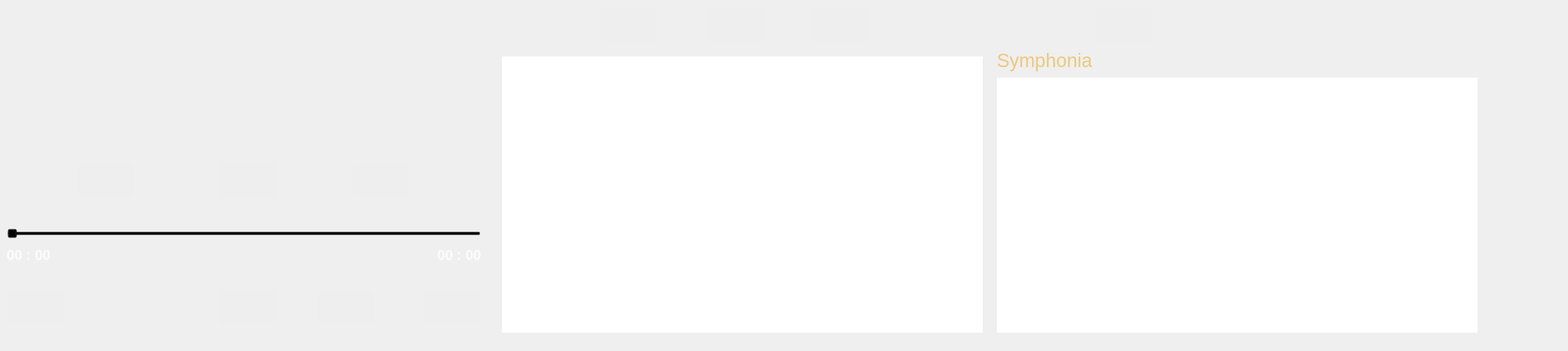
<?xml version="1.0" encoding="UTF-8"?>
<ui version="4.0">
 <class>pyMP3</class>
 <widget class="QMainWindow" name="pyMP3">
  <property name="geometry">
   <rect>
    <x>0</x>
    <y>0</y>
    <width>2221</width>
    <height>497</height>
   </rect>
  </property>
  <property name="windowTitle">
   <string>mp3</string>
  </property>
  <property name="styleSheet">
   <string notr="true"/>
  </property>
  <widget class="QWidget" name="centralwidget">
   <property name="styleSheet">
    <string notr="true"/>
   </property>
   <widget class="QWidget" name="page1" native="true">
    <property name="geometry">
     <rect>
      <x>0</x>
      <y>0</y>
      <width>700</width>
      <height>480</height>
     </rect>
    </property>
    <property name="styleSheet">
     <string notr="true">border: 0px</string>
    </property>
    <widget class="QSlider" name="musicSlider">
     <property name="geometry">
      <rect>
       <x>10</x>
       <y>320</y>
       <width>671</width>
       <height>22</height>
      </rect>
     </property>
     <property name="styleSheet">
      <string notr="true">border-width: 0px; background: transparent;</string>
     </property>
     <property name="orientation">
      <enum>Qt::Horizontal</enum>
     </property>
    </widget>
    <widget class="QToolButton" name="btn_Like">
     <property name="geometry">
      <rect>
       <x>310</x>
       <y>410</y>
       <width>80</width>
       <height>50</height>
      </rect>
     </property>
     <property name="styleSheet">
      <string notr="true">background-image: url(./images/like_False.png);background-repeat: none; background-color: #eeeeee; border-radius: 5px; border: 0px;background-position: center</string>
     </property>
     <property name="text">
      <string/>
     </property>
     <property name="toolButtonStyle">
      <enum>Qt::ToolButtonFollowStyle</enum>
     </property>
    </widget>
    <widget class="QLabel" name="lbl_Time_pos">
     <property name="geometry">
      <rect>
       <x>10</x>
       <y>350</y>
       <width>61</width>
       <height>21</height>
      </rect>
     </property>
     <property name="palette">
      <palette>
       <active>
        <colorrole role="WindowText">
         <brush brushstyle="SolidPattern">
          <color alpha="255">
           <red>252</red>
           <green>252</green>
           <blue>252</blue>
          </color>
         </brush>
        </colorrole>
        <colorrole role="Button">
         <brush brushstyle="SolidPattern">
          <color alpha="0">
           <red>0</red>
           <green>0</green>
           <blue>0</blue>
          </color>
         </brush>
        </colorrole>
        <colorrole role="Base">
         <brush brushstyle="SolidPattern">
          <color alpha="0">
           <red>0</red>
           <green>0</green>
           <blue>0</blue>
          </color>
         </brush>
        </colorrole>
        <colorrole role="Window">
         <brush brushstyle="SolidPattern">
          <color alpha="0">
           <red>0</red>
           <green>0</green>
           <blue>0</blue>
          </color>
         </brush>
        </colorrole>
       </active>
       <inactive>
        <colorrole role="WindowText">
         <brush brushstyle="SolidPattern">
          <color alpha="255">
           <red>252</red>
           <green>252</green>
           <blue>252</blue>
          </color>
         </brush>
        </colorrole>
        <colorrole role="Button">
         <brush brushstyle="SolidPattern">
          <color alpha="0">
           <red>0</red>
           <green>0</green>
           <blue>0</blue>
          </color>
         </brush>
        </colorrole>
        <colorrole role="Base">
         <brush brushstyle="SolidPattern">
          <color alpha="0">
           <red>0</red>
           <green>0</green>
           <blue>0</blue>
          </color>
         </brush>
        </colorrole>
        <colorrole role="Window">
         <brush brushstyle="SolidPattern">
          <color alpha="0">
           <red>0</red>
           <green>0</green>
           <blue>0</blue>
          </color>
         </brush>
        </colorrole>
       </inactive>
       <disabled>
        <colorrole role="WindowText">
         <brush brushstyle="SolidPattern">
          <color alpha="255">
           <red>127</red>
           <green>127</green>
           <blue>127</blue>
          </color>
         </brush>
        </colorrole>
        <colorrole role="Button">
         <brush brushstyle="SolidPattern">
          <color alpha="0">
           <red>0</red>
           <green>0</green>
           <blue>0</blue>
          </color>
         </brush>
        </colorrole>
        <colorrole role="Base">
         <brush brushstyle="SolidPattern">
          <color alpha="0">
           <red>0</red>
           <green>0</green>
           <blue>0</blue>
          </color>
         </brush>
        </colorrole>
        <colorrole role="Window">
         <brush brushstyle="SolidPattern">
          <color alpha="0">
           <red>0</red>
           <green>0</green>
           <blue>0</blue>
          </color>
         </brush>
        </colorrole>
       </disabled>
      </palette>
     </property>
     <property name="font">
      <font>
       <pointsize>15</pointsize>
       <weight>75</weight>
       <bold>true</bold>
      </font>
     </property>
     <property name="styleSheet">
      <string notr="true">background: transparent;</string>
     </property>
     <property name="text">
      <string>00 : 00</string>
     </property>
     <property name="alignment">
      <set>Qt::AlignCenter</set>
     </property>
    </widget>
    <widget class="QToolButton" name="btn_Forward">
     <property name="geometry">
      <rect>
       <x>500</x>
       <y>230</y>
       <width>80</width>
       <height>50</height>
      </rect>
     </property>
     <property name="styleSheet">
      <string notr="true">background-image: url(./images/forward.png);background-repeat: none; background-color: #eeeeee; border-radius: 5px; border: 0px;background-position: center</string>
     </property>
     <property name="text">
      <string/>
     </property>
     <property name="toolButtonStyle">
      <enum>Qt::ToolButtonFollowStyle</enum>
     </property>
    </widget>
    <widget class="QTLabel" name="lbl_Title">
     <property name="geometry">
      <rect>
       <x>10</x>
       <y>130</y>
       <width>671</width>
       <height>51</height>
      </rect>
     </property>
     <property name="palette">
      <palette>
       <active>
        <colorrole role="WindowText">
         <brush brushstyle="SolidPattern">
          <color alpha="255">
           <red>237</red>
           <green>200</green>
           <blue>126</blue>
          </color>
         </brush>
        </colorrole>
        <colorrole role="Button">
         <brush brushstyle="SolidPattern">
          <color alpha="0">
           <red>0</red>
           <green>0</green>
           <blue>0</blue>
          </color>
         </brush>
        </colorrole>
        <colorrole role="Text">
         <brush brushstyle="SolidPattern">
          <color alpha="255">
           <red>237</red>
           <green>200</green>
           <blue>126</blue>
          </color>
         </brush>
        </colorrole>
        <colorrole role="ButtonText">
         <brush brushstyle="SolidPattern">
          <color alpha="255">
           <red>237</red>
           <green>200</green>
           <blue>126</blue>
          </color>
         </brush>
        </colorrole>
        <colorrole role="Base">
         <brush brushstyle="SolidPattern">
          <color alpha="0">
           <red>0</red>
           <green>0</green>
           <blue>0</blue>
          </color>
         </brush>
        </colorrole>
        <colorrole role="Window">
         <brush brushstyle="SolidPattern">
          <color alpha="0">
           <red>0</red>
           <green>0</green>
           <blue>0</blue>
          </color>
         </brush>
        </colorrole>
       </active>
       <inactive>
        <colorrole role="WindowText">
         <brush brushstyle="SolidPattern">
          <color alpha="255">
           <red>237</red>
           <green>200</green>
           <blue>126</blue>
          </color>
         </brush>
        </colorrole>
        <colorrole role="Button">
         <brush brushstyle="SolidPattern">
          <color alpha="0">
           <red>0</red>
           <green>0</green>
           <blue>0</blue>
          </color>
         </brush>
        </colorrole>
        <colorrole role="Text">
         <brush brushstyle="SolidPattern">
          <color alpha="255">
           <red>237</red>
           <green>200</green>
           <blue>126</blue>
          </color>
         </brush>
        </colorrole>
        <colorrole role="ButtonText">
         <brush brushstyle="SolidPattern">
          <color alpha="255">
           <red>237</red>
           <green>200</green>
           <blue>126</blue>
          </color>
         </brush>
        </colorrole>
        <colorrole role="Base">
         <brush brushstyle="SolidPattern">
          <color alpha="0">
           <red>0</red>
           <green>0</green>
           <blue>0</blue>
          </color>
         </brush>
        </colorrole>
        <colorrole role="Window">
         <brush brushstyle="SolidPattern">
          <color alpha="0">
           <red>0</red>
           <green>0</green>
           <blue>0</blue>
          </color>
         </brush>
        </colorrole>
       </inactive>
       <disabled>
        <colorrole role="WindowText">
         <brush brushstyle="SolidPattern">
          <color alpha="255">
           <red>237</red>
           <green>200</green>
           <blue>126</blue>
          </color>
         </brush>
        </colorrole>
        <colorrole role="Button">
         <brush brushstyle="SolidPattern">
          <color alpha="0">
           <red>0</red>
           <green>0</green>
           <blue>0</blue>
          </color>
         </brush>
        </colorrole>
        <colorrole role="Text">
         <brush brushstyle="SolidPattern">
          <color alpha="255">
           <red>237</red>
           <green>200</green>
           <blue>126</blue>
          </color>
         </brush>
        </colorrole>
        <colorrole role="ButtonText">
         <brush brushstyle="SolidPattern">
          <color alpha="255">
           <red>237</red>
           <green>200</green>
           <blue>126</blue>
          </color>
         </brush>
        </colorrole>
        <colorrole role="Base">
         <brush brushstyle="SolidPattern">
          <color alpha="0">
           <red>0</red>
           <green>0</green>
           <blue>0</blue>
          </color>
         </brush>
        </colorrole>
        <colorrole role="Window">
         <brush brushstyle="SolidPattern">
          <color alpha="0">
           <red>0</red>
           <green>0</green>
           <blue>0</blue>
          </color>
         </brush>
        </colorrole>
       </disabled>
      </palette>
     </property>
     <property name="font">
      <font>
       <pointsize>20</pointsize>
       <weight>75</weight>
       <bold>true</bold>
      </font>
     </property>
     <property name="styleSheet">
      <string notr="true">background: transparent; color: #edc87e;</string>
     </property>
     <property name="text">
      <string/>
     </property>
     <property name="scaledContents">
      <bool>false</bool>
     </property>
     <property name="alignment">
      <set>Qt::AlignCenter</set>
     </property>
     <property name="wordWrap">
      <bool>false</bool>
     </property>
     <property name="textInteractionFlags">
      <set>Qt::NoTextInteraction</set>
     </property>
    </widget>
    <widget class="QLabel" name="lbl_Time_left">
     <property name="geometry">
      <rect>
       <x>620</x>
       <y>350</y>
       <width>61</width>
       <height>21</height>
      </rect>
     </property>
     <property name="palette">
      <palette>
       <active>
        <colorrole role="WindowText">
         <brush brushstyle="SolidPattern">
          <color alpha="255">
           <red>252</red>
           <green>252</green>
           <blue>252</blue>
          </color>
         </brush>
        </colorrole>
        <colorrole role="Button">
         <brush brushstyle="SolidPattern">
          <color alpha="0">
           <red>0</red>
           <green>0</green>
           <blue>0</blue>
          </color>
         </brush>
        </colorrole>
        <colorrole role="Base">
         <brush brushstyle="SolidPattern">
          <color alpha="0">
           <red>0</red>
           <green>0</green>
           <blue>0</blue>
          </color>
         </brush>
        </colorrole>
        <colorrole role="Window">
         <brush brushstyle="SolidPattern">
          <color alpha="0">
           <red>0</red>
           <green>0</green>
           <blue>0</blue>
          </color>
         </brush>
        </colorrole>
       </active>
       <inactive>
        <colorrole role="WindowText">
         <brush brushstyle="SolidPattern">
          <color alpha="255">
           <red>252</red>
           <green>252</green>
           <blue>252</blue>
          </color>
         </brush>
        </colorrole>
        <colorrole role="Button">
         <brush brushstyle="SolidPattern">
          <color alpha="0">
           <red>0</red>
           <green>0</green>
           <blue>0</blue>
          </color>
         </brush>
        </colorrole>
        <colorrole role="Base">
         <brush brushstyle="SolidPattern">
          <color alpha="0">
           <red>0</red>
           <green>0</green>
           <blue>0</blue>
          </color>
         </brush>
        </colorrole>
        <colorrole role="Window">
         <brush brushstyle="SolidPattern">
          <color alpha="0">
           <red>0</red>
           <green>0</green>
           <blue>0</blue>
          </color>
         </brush>
        </colorrole>
       </inactive>
       <disabled>
        <colorrole role="WindowText">
         <brush brushstyle="SolidPattern">
          <color alpha="255">
           <red>127</red>
           <green>127</green>
           <blue>127</blue>
          </color>
         </brush>
        </colorrole>
        <colorrole role="Button">
         <brush brushstyle="SolidPattern">
          <color alpha="0">
           <red>0</red>
           <green>0</green>
           <blue>0</blue>
          </color>
         </brush>
        </colorrole>
        <colorrole role="Base">
         <brush brushstyle="SolidPattern">
          <color alpha="0">
           <red>0</red>
           <green>0</green>
           <blue>0</blue>
          </color>
         </brush>
        </colorrole>
        <colorrole role="Window">
         <brush brushstyle="SolidPattern">
          <color alpha="0">
           <red>0</red>
           <green>0</green>
           <blue>0</blue>
          </color>
         </brush>
        </colorrole>
       </disabled>
      </palette>
     </property>
     <property name="font">
      <font>
       <pointsize>15</pointsize>
       <weight>75</weight>
       <bold>true</bold>
      </font>
     </property>
     <property name="styleSheet">
      <string notr="true">background: transparent;</string>
     </property>
     <property name="text">
      <string>00 : 00</string>
     </property>
     <property name="alignment">
      <set>Qt::AlignCenter</set>
     </property>
    </widget>
    <widget class="QTLabel" name="lbl_Album">
     <property name="geometry">
      <rect>
       <x>10</x>
       <y>80</y>
       <width>671</width>
       <height>31</height>
      </rect>
     </property>
     <property name="palette">
      <palette>
       <active>
        <colorrole role="WindowText">
         <brush brushstyle="SolidPattern">
          <color alpha="255">
           <red>252</red>
           <green>252</green>
           <blue>252</blue>
          </color>
         </brush>
        </colorrole>
        <colorrole role="Button">
         <brush brushstyle="SolidPattern">
          <color alpha="0">
           <red>0</red>
           <green>0</green>
           <blue>0</blue>
          </color>
         </brush>
        </colorrole>
        <colorrole role="Base">
         <brush brushstyle="SolidPattern">
          <color alpha="0">
           <red>0</red>
           <green>0</green>
           <blue>0</blue>
          </color>
         </brush>
        </colorrole>
        <colorrole role="Window">
         <brush brushstyle="SolidPattern">
          <color alpha="0">
           <red>0</red>
           <green>0</green>
           <blue>0</blue>
          </color>
         </brush>
        </colorrole>
       </active>
       <inactive>
        <colorrole role="WindowText">
         <brush brushstyle="SolidPattern">
          <color alpha="255">
           <red>252</red>
           <green>252</green>
           <blue>252</blue>
          </color>
         </brush>
        </colorrole>
        <colorrole role="Button">
         <brush brushstyle="SolidPattern">
          <color alpha="0">
           <red>0</red>
           <green>0</green>
           <blue>0</blue>
          </color>
         </brush>
        </colorrole>
        <colorrole role="Base">
         <brush brushstyle="SolidPattern">
          <color alpha="0">
           <red>0</red>
           <green>0</green>
           <blue>0</blue>
          </color>
         </brush>
        </colorrole>
        <colorrole role="Window">
         <brush brushstyle="SolidPattern">
          <color alpha="0">
           <red>0</red>
           <green>0</green>
           <blue>0</blue>
          </color>
         </brush>
        </colorrole>
       </inactive>
       <disabled>
        <colorrole role="WindowText">
         <brush brushstyle="SolidPattern">
          <color alpha="255">
           <red>127</red>
           <green>127</green>
           <blue>127</blue>
          </color>
         </brush>
        </colorrole>
        <colorrole role="Button">
         <brush brushstyle="SolidPattern">
          <color alpha="0">
           <red>0</red>
           <green>0</green>
           <blue>0</blue>
          </color>
         </brush>
        </colorrole>
        <colorrole role="Base">
         <brush brushstyle="SolidPattern">
          <color alpha="0">
           <red>0</red>
           <green>0</green>
           <blue>0</blue>
          </color>
         </brush>
        </colorrole>
        <colorrole role="Window">
         <brush brushstyle="SolidPattern">
          <color alpha="0">
           <red>0</red>
           <green>0</green>
           <blue>0</blue>
          </color>
         </brush>
        </colorrole>
       </disabled>
      </palette>
     </property>
     <property name="font">
      <font>
       <pointsize>20</pointsize>
       <weight>50</weight>
       <bold>false</bold>
      </font>
     </property>
     <property name="styleSheet">
      <string notr="true">background: transparent;</string>
     </property>
     <property name="text">
      <string/>
     </property>
     <property name="alignment">
      <set>Qt::AlignCenter</set>
     </property>
    </widget>
    <widget class="QToolButton" name="btn_Repeat">
     <property name="geometry">
      <rect>
       <x>600</x>
       <y>410</y>
       <width>80</width>
       <height>50</height>
      </rect>
     </property>
     <property name="styleSheet">
      <string notr="true">background-image: url(./images/repeat.png);background-repeat: none; background-color: #eeeeee; border-radius: 5px; border: 0px;background-position: center</string>
     </property>
     <property name="text">
      <string/>
     </property>
     <property name="toolButtonStyle">
      <enum>Qt::ToolButtonFollowStyle</enum>
     </property>
    </widget>
    <widget class="QToolButton" name="btn_Shuffle">
     <property name="geometry">
      <rect>
       <x>450</x>
       <y>410</y>
       <width>80</width>
       <height>50</height>
      </rect>
     </property>
     <property name="styleSheet">
      <string notr="true">background-image: url(./images/shuffle.png);background-repeat: none; background-color: #eeeeee; border-radius: 5px; border: 0px;background-position: center</string>
     </property>
     <property name="text">
      <string/>
     </property>
     <property name="toolButtonStyle">
      <enum>Qt::ToolButtonFollowStyle</enum>
     </property>
    </widget>
    <widget class="QToolButton" name="btn_Select">
     <property name="geometry">
      <rect>
       <x>10</x>
       <y>410</y>
       <width>80</width>
       <height>50</height>
      </rect>
     </property>
     <property name="styleSheet">
      <string notr="true">background-image: url(./images/folder.png);background-repeat: none; background-color: #eeeeee; border-radius: 5px; border: 0px;background-position: center</string>
     </property>
     <property name="text">
      <string/>
     </property>
     <property name="toolButtonStyle">
      <enum>Qt::ToolButtonFollowStyle</enum>
     </property>
    </widget>
    <widget class="QTLabel" name="lbl_Artist">
     <property name="geometry">
      <rect>
       <x>10</x>
       <y>30</y>
       <width>671</width>
       <height>31</height>
      </rect>
     </property>
     <property name="palette">
      <palette>
       <active>
        <colorrole role="WindowText">
         <brush brushstyle="SolidPattern">
          <color alpha="255">
           <red>252</red>
           <green>252</green>
           <blue>252</blue>
          </color>
         </brush>
        </colorrole>
        <colorrole role="Button">
         <brush brushstyle="SolidPattern">
          <color alpha="0">
           <red>0</red>
           <green>0</green>
           <blue>0</blue>
          </color>
         </brush>
        </colorrole>
        <colorrole role="Base">
         <brush brushstyle="SolidPattern">
          <color alpha="0">
           <red>0</red>
           <green>0</green>
           <blue>0</blue>
          </color>
         </brush>
        </colorrole>
        <colorrole role="Window">
         <brush brushstyle="SolidPattern">
          <color alpha="0">
           <red>0</red>
           <green>0</green>
           <blue>0</blue>
          </color>
         </brush>
        </colorrole>
       </active>
       <inactive>
        <colorrole role="WindowText">
         <brush brushstyle="SolidPattern">
          <color alpha="255">
           <red>252</red>
           <green>252</green>
           <blue>252</blue>
          </color>
         </brush>
        </colorrole>
        <colorrole role="Button">
         <brush brushstyle="SolidPattern">
          <color alpha="0">
           <red>0</red>
           <green>0</green>
           <blue>0</blue>
          </color>
         </brush>
        </colorrole>
        <colorrole role="Base">
         <brush brushstyle="SolidPattern">
          <color alpha="0">
           <red>0</red>
           <green>0</green>
           <blue>0</blue>
          </color>
         </brush>
        </colorrole>
        <colorrole role="Window">
         <brush brushstyle="SolidPattern">
          <color alpha="0">
           <red>0</red>
           <green>0</green>
           <blue>0</blue>
          </color>
         </brush>
        </colorrole>
       </inactive>
       <disabled>
        <colorrole role="WindowText">
         <brush brushstyle="SolidPattern">
          <color alpha="255">
           <red>127</red>
           <green>127</green>
           <blue>127</blue>
          </color>
         </brush>
        </colorrole>
        <colorrole role="Button">
         <brush brushstyle="SolidPattern">
          <color alpha="0">
           <red>0</red>
           <green>0</green>
           <blue>0</blue>
          </color>
         </brush>
        </colorrole>
        <colorrole role="Base">
         <brush brushstyle="SolidPattern">
          <color alpha="0">
           <red>0</red>
           <green>0</green>
           <blue>0</blue>
          </color>
         </brush>
        </colorrole>
        <colorrole role="Window">
         <brush brushstyle="SolidPattern">
          <color alpha="0">
           <red>0</red>
           <green>0</green>
           <blue>0</blue>
          </color>
         </brush>
        </colorrole>
       </disabled>
      </palette>
     </property>
     <property name="font">
      <font>
       <pointsize>20</pointsize>
       <weight>50</weight>
       <bold>false</bold>
      </font>
     </property>
     <property name="styleSheet">
      <string notr="true">background: transparent;</string>
     </property>
     <property name="text">
      <string/>
     </property>
     <property name="alignment">
      <set>Qt::AlignCenter</set>
     </property>
    </widget>
    <widget class="QLabel" name="backgroundImage">
     <property name="geometry">
      <rect>
       <x>0</x>
       <y>0</y>
       <width>700</width>
       <height>480</height>
      </rect>
     </property>
     <property name="text">
      <string/>
     </property>
    </widget>
    <widget class="QToolButton" name="btn_Backward">
     <property name="geometry">
      <rect>
       <x>110</x>
       <y>230</y>
       <width>80</width>
       <height>50</height>
      </rect>
     </property>
     <property name="styleSheet">
      <string notr="true">background-image: url(./images/backward.png);background-repeat: none; background-color: #eeeeee; border-radius: 5px; border: 0px;background-position: center</string>
     </property>
     <property name="text">
      <string/>
     </property>
     <property name="toolButtonStyle">
      <enum>Qt::ToolButtonFollowStyle</enum>
     </property>
    </widget>
    <widget class="QToolButton" name="btn_Play">
     <property name="geometry">
      <rect>
       <x>310</x>
       <y>230</y>
       <width>80</width>
       <height>50</height>
      </rect>
     </property>
     <property name="styleSheet">
      <string notr="true">background-image: url(./images/play.png);background-repeat: none; background-color: #eeeeee; border-radius: 5px; border: 0px;background-position: center</string>
     </property>
     <property name="text">
      <string/>
     </property>
     <property name="toolButtonStyle">
      <enum>Qt::ToolButtonFollowStyle</enum>
     </property>
    </widget>
    <zorder>backgroundImage</zorder>
    <zorder>musicSlider</zorder>
    <zorder>btn_Like</zorder>
    <zorder>lbl_Time_pos</zorder>
    <zorder>btn_Forward</zorder>
    <zorder>lbl_Title</zorder>
    <zorder>lbl_Time_left</zorder>
    <zorder>lbl_Album</zorder>
    <zorder>btn_Repeat</zorder>
    <zorder>btn_Shuffle</zorder>
    <zorder>btn_Select</zorder>
    <zorder>lbl_Artist</zorder>
    <zorder>btn_Backward</zorder>
    <zorder>btn_Play</zorder>
   </widget>
   <widget class="QWidget" name="page2" native="true">
    <property name="geometry">
     <rect>
      <x>701</x>
      <y>0</y>
      <width>700</width>
      <height>480</height>
     </rect>
    </property>
    <widget class="QListWidget" name="albumList">
     <property name="geometry">
      <rect>
       <x>10</x>
       <y>80</y>
       <width>681</width>
       <height>391</height>
      </rect>
     </property>
     <property name="font">
      <font>
       <pointsize>25</pointsize>
       <weight>75</weight>
       <bold>true</bold>
      </font>
     </property>
     <property name="autoFillBackground">
      <bool>true</bool>
     </property>
     <property name="styleSheet">
      <string notr="true">color: #ffffff;background: transparent;selected:{border: 0px};border:0px</string>
     </property>
     <property name="frameShape">
      <enum>QFrame::NoFrame</enum>
     </property>
     <property name="frameShadow">
      <enum>QFrame::Plain</enum>
     </property>
     <property name="lineWidth">
      <number>-1</number>
     </property>
     <property name="verticalScrollBarPolicy">
      <enum>Qt::ScrollBarAsNeeded</enum>
     </property>
     <property name="horizontalScrollBarPolicy">
      <enum>Qt::ScrollBarAlwaysOff</enum>
     </property>
     <property name="selectionBehavior">
      <enum>QAbstractItemView::SelectRows</enum>
     </property>
     <property name="iconSize">
      <size>
       <width>48</width>
       <height>48</height>
      </size>
     </property>
     <property name="gridSize">
      <size>
       <width>0</width>
       <height>60</height>
      </size>
     </property>
     <property name="viewMode">
      <enum>QListView::ListMode</enum>
     </property>
     <property name="modelColumn">
      <number>0</number>
     </property>
    </widget>
    <widget class="QToolButton" name="btn_Interprets">
     <property name="geometry">
      <rect>
       <x>300</x>
       <y>10</y>
       <width>80</width>
       <height>50</height>
      </rect>
     </property>
     <property name="styleSheet">
      <string notr="true">background-image: url(./images/interprets.png);background-repeat: none; background-color: #eeeeee; border-radius: 5px; border: 0px;background-position: center</string>
     </property>
     <property name="text">
      <string/>
     </property>
     <property name="toolButtonStyle">
      <enum>Qt::ToolButtonFollowStyle</enum>
     </property>
    </widget>
    <widget class="QToolButton" name="btn_Likes">
     <property name="geometry">
      <rect>
       <x>450</x>
       <y>10</y>
       <width>80</width>
       <height>50</height>
      </rect>
     </property>
     <property name="styleSheet">
      <string notr="true">background-image: url(./images/like_False.png);background-repeat: none; background-color: #eeeeee; border-radius: 5px; border: 0px;background-position: center</string>
     </property>
     <property name="text">
      <string/>
     </property>
     <property name="toolButtonStyle">
      <enum>Qt::ToolButtonFollowStyle</enum>
     </property>
    </widget>
    <widget class="QToolButton" name="btn_Album">
     <property name="geometry">
      <rect>
       <x>150</x>
       <y>10</y>
       <width>80</width>
       <height>50</height>
      </rect>
     </property>
     <property name="styleSheet">
      <string notr="true">background-image: url(./images/folder.png);background-repeat: none; background-color: #eeeeee; border-radius: 5px; border: 0px;background-position: center</string>
     </property>
     <property name="text">
      <string/>
     </property>
     <property name="toolButtonStyle">
      <enum>Qt::ToolButtonFollowStyle</enum>
     </property>
    </widget>
   </widget>
   <widget class="QWidget" name="page3" native="true">
    <property name="geometry">
     <rect>
      <x>1402</x>
      <y>0</y>
      <width>700</width>
      <height>480</height>
     </rect>
    </property>
    <widget class="QTLabel" name="lbl_currentAlbum">
     <property name="geometry">
      <rect>
       <x>10</x>
       <y>70</y>
       <width>680</width>
       <height>31</height>
      </rect>
     </property>
     <property name="palette">
      <palette>
       <active>
        <colorrole role="WindowText">
         <brush brushstyle="SolidPattern">
          <color alpha="255">
           <red>237</red>
           <green>200</green>
           <blue>126</blue>
          </color>
         </brush>
        </colorrole>
        <colorrole role="Button">
         <brush brushstyle="SolidPattern">
          <color alpha="0">
           <red>0</red>
           <green>0</green>
           <blue>0</blue>
          </color>
         </brush>
        </colorrole>
        <colorrole role="Text">
         <brush brushstyle="SolidPattern">
          <color alpha="255">
           <red>237</red>
           <green>200</green>
           <blue>126</blue>
          </color>
         </brush>
        </colorrole>
        <colorrole role="ButtonText">
         <brush brushstyle="SolidPattern">
          <color alpha="255">
           <red>237</red>
           <green>200</green>
           <blue>126</blue>
          </color>
         </brush>
        </colorrole>
        <colorrole role="Base">
         <brush brushstyle="SolidPattern">
          <color alpha="0">
           <red>0</red>
           <green>0</green>
           <blue>0</blue>
          </color>
         </brush>
        </colorrole>
        <colorrole role="Window">
         <brush brushstyle="SolidPattern">
          <color alpha="0">
           <red>0</red>
           <green>0</green>
           <blue>0</blue>
          </color>
         </brush>
        </colorrole>
       </active>
       <inactive>
        <colorrole role="WindowText">
         <brush brushstyle="SolidPattern">
          <color alpha="255">
           <red>237</red>
           <green>200</green>
           <blue>126</blue>
          </color>
         </brush>
        </colorrole>
        <colorrole role="Button">
         <brush brushstyle="SolidPattern">
          <color alpha="0">
           <red>0</red>
           <green>0</green>
           <blue>0</blue>
          </color>
         </brush>
        </colorrole>
        <colorrole role="Text">
         <brush brushstyle="SolidPattern">
          <color alpha="255">
           <red>237</red>
           <green>200</green>
           <blue>126</blue>
          </color>
         </brush>
        </colorrole>
        <colorrole role="ButtonText">
         <brush brushstyle="SolidPattern">
          <color alpha="255">
           <red>237</red>
           <green>200</green>
           <blue>126</blue>
          </color>
         </brush>
        </colorrole>
        <colorrole role="Base">
         <brush brushstyle="SolidPattern">
          <color alpha="0">
           <red>0</red>
           <green>0</green>
           <blue>0</blue>
          </color>
         </brush>
        </colorrole>
        <colorrole role="Window">
         <brush brushstyle="SolidPattern">
          <color alpha="0">
           <red>0</red>
           <green>0</green>
           <blue>0</blue>
          </color>
         </brush>
        </colorrole>
       </inactive>
       <disabled>
        <colorrole role="WindowText">
         <brush brushstyle="SolidPattern">
          <color alpha="255">
           <red>237</red>
           <green>200</green>
           <blue>126</blue>
          </color>
         </brush>
        </colorrole>
        <colorrole role="Button">
         <brush brushstyle="SolidPattern">
          <color alpha="0">
           <red>0</red>
           <green>0</green>
           <blue>0</blue>
          </color>
         </brush>
        </colorrole>
        <colorrole role="Text">
         <brush brushstyle="SolidPattern">
          <color alpha="255">
           <red>237</red>
           <green>200</green>
           <blue>126</blue>
          </color>
         </brush>
        </colorrole>
        <colorrole role="ButtonText">
         <brush brushstyle="SolidPattern">
          <color alpha="255">
           <red>237</red>
           <green>200</green>
           <blue>126</blue>
          </color>
         </brush>
        </colorrole>
        <colorrole role="Base">
         <brush brushstyle="SolidPattern">
          <color alpha="0">
           <red>0</red>
           <green>0</green>
           <blue>0</blue>
          </color>
         </brush>
        </colorrole>
        <colorrole role="Window">
         <brush brushstyle="SolidPattern">
          <color alpha="0">
           <red>0</red>
           <green>0</green>
           <blue>0</blue>
          </color>
         </brush>
        </colorrole>
       </disabled>
      </palette>
     </property>
     <property name="font">
      <font>
       <pointsize>20</pointsize>
       <weight>50</weight>
       <bold>false</bold>
      </font>
     </property>
     <property name="styleSheet">
      <string notr="true">color: #edc87e;</string>
     </property>
     <property name="text">
      <string>Symphonia</string>
     </property>
     <property name="alignment">
      <set>Qt::AlignLeading|Qt::AlignLeft|Qt::AlignVCenter</set>
     </property>
    </widget>
    <widget class="QListWidget" name="musicList">
     <property name="geometry">
      <rect>
       <x>10</x>
       <y>110</y>
       <width>681</width>
       <height>361</height>
      </rect>
     </property>
     <property name="font">
      <font>
       <pointsize>25</pointsize>
       <weight>75</weight>
       <bold>true</bold>
      </font>
     </property>
     <property name="autoFillBackground">
      <bool>true</bool>
     </property>
     <property name="styleSheet">
      <string notr="true">color: #ffffff;background: transparent;border: 0px;selected:{border: 0px}</string>
     </property>
     <property name="frameShape">
      <enum>QFrame::NoFrame</enum>
     </property>
     <property name="frameShadow">
      <enum>QFrame::Plain</enum>
     </property>
     <property name="lineWidth">
      <number>-1</number>
     </property>
     <property name="verticalScrollBarPolicy">
      <enum>Qt::ScrollBarAsNeeded</enum>
     </property>
     <property name="horizontalScrollBarPolicy">
      <enum>Qt::ScrollBarAlwaysOff</enum>
     </property>
     <property name="selectionBehavior">
      <enum>QAbstractItemView::SelectRows</enum>
     </property>
     <property name="iconSize">
      <size>
       <width>48</width>
       <height>48</height>
      </size>
     </property>
     <property name="gridSize">
      <size>
       <width>0</width>
       <height>60</height>
      </size>
     </property>
     <property name="viewMode">
      <enum>QListView::ListMode</enum>
     </property>
     <property name="modelColumn">
      <number>0</number>
     </property>
    </widget>
    <widget class="QToolButton" name="btn_Shuffle_list">
     <property name="geometry">
      <rect>
       <x>150</x>
       <y>10</y>
       <width>80</width>
       <height>50</height>
      </rect>
     </property>
     <property name="styleSheet">
      <string notr="true">background-image: url(./images/shuffle.png);background-repeat: none; background-color: #eeeeee; border-radius: 5px; border: 0px;background-position: center</string>
     </property>
     <property name="text">
      <string/>
     </property>
     <property name="toolButtonStyle">
      <enum>Qt::ToolButtonFollowStyle</enum>
     </property>
    </widget>
   </widget>
  </widget>
 </widget>
 <customwidgets>
  <customwidget>
   <class>QTLabel</class>
   <extends>QLabel</extends>
   <header>QTWidgets</header>
  </customwidget>
 </customwidgets>
 <resources/>
 <connections/>
</ui>
